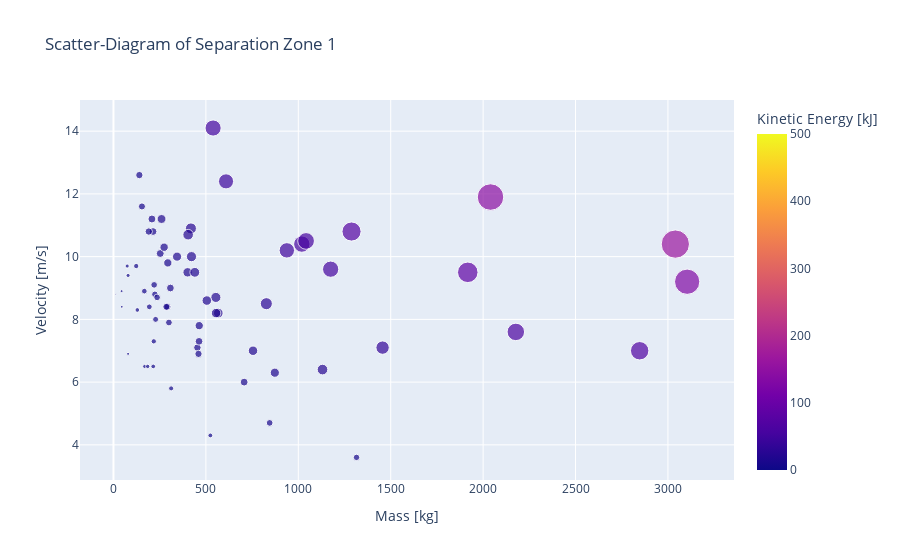
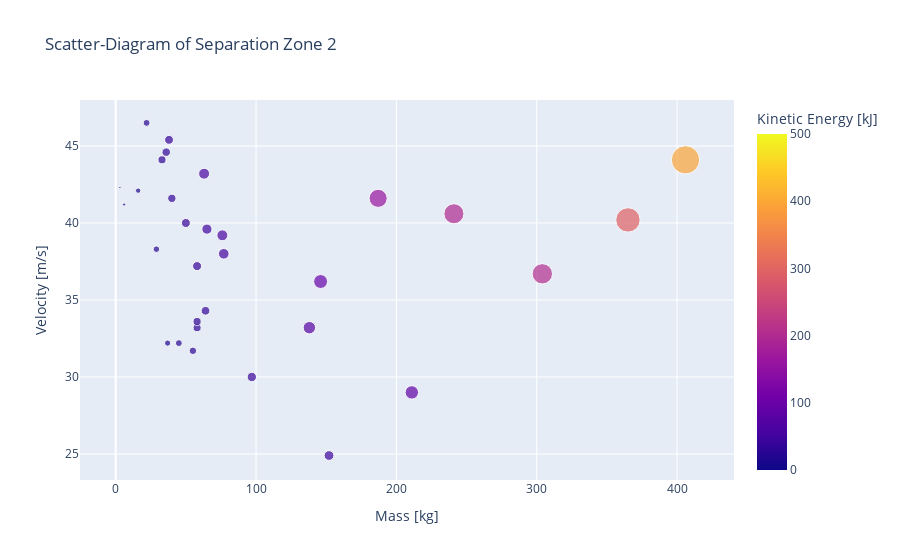

Write notebook code for charts like these, in order.
### Code cell
pl.show_scatter_stones(zone1, 1)
pl.show_scatter_stones(zone2, 2)

### Figure 1 — Plotly figure (JSON) as saved in the notebook; plotly's stock layout.template omitted (floating-point values rounded to 4 significant figures)
{"data": [{"hovertemplate": "Mass [kg]=%{x}<br>Velocity [m/s]=%{y}<br>Kinetic Energy [kJ]=%{marker.color}<extra></extra>", "legendgroup": "", "marker": {"color": [6.844, 8.673, 131.4, 7.296, 18.5, 4.542, 9.361, 55.11, 75.12, 17.2, 12.73, 48.79, 1.881, 16.31, 9.109, 12.9, 62.87, 29.88, 13.05, 3.49, 36.7, 14.11, 23.16, 11.11, 14.53, 0.4646, 24.89, 10.3, 3.57, 12.47, 164.4, 11.44, 20.97, 4.844, 5.787, 12.48, 3.481, 9.333, 19.06, 5.809, 46.82, 23.13, 57.44, 14.12, 86.5, 54.14, 8.521, 17.32, 18.67, 11.14, 8.931, 4.443, 18.66, 18.1, 19.86, 10.09, 10.36, 12.34, 53.58, 144.4, 10.95, 3.908, 21.1, 6.614, 69.75, 1.743, 1.588, 5.248], "coloraxis": "coloraxis", "size": [6.844, 8.673, 131.4, 7.296, 18.5, 4.542, 9.361, 55.11, 75.12, 17.2, 12.73, 48.79, 1.881, 16.31, 9.109, 12.9, 62.87, 29.88, 13.05, 3.49, 36.7, 14.11, 23.16, 11.11, 14.53, 0.4646, 24.89, 10.3, 3.57, 12.47, 164.4, 11.44, 20.97, 4.844, 5.787, 12.48, 3.481, 9.333, 19.06, 5.809, 46.82, 23.13, 57.44, 14.12, 86.5, 54.14, 8.521, 17.32, 18.67, 11.14, 8.931, 4.443, 18.66, 18.1, 19.86, 10.09, 10.36, 12.34, 53.58, 144.4, 10.95, 3.908, 21.1, 6.614, 69.75, 1.743, 1.588, 5.248], "sizemode": "area", "sizeref": 0.411, "symbol": "circle"}, "mode": "markers", "name": "", "orientation": "v", "showlegend": false, "type": "scatter", "x": [194, 224, 3104, 228, 755, 215, 300, 1019, 1288, 344, 707, 938, 79, 260, 220, 253, 2177, 827, 208, 79, 1456, 464, 1131, 140, 274, 12, 419, 292, 169, 308, 3040, 454, 554, 524, 123, 214, 74, 845, 567, 218, 609, 404, 1042, 294, 1917, 1175, 1315, 873, 505, 191, 236, 129, 555, 401, 440, 286, 154, 463, 539, 2040, 460, 185, 422, 167, 2847, 44, 45, 312], "xaxis": "x", "y": [8.4, 8.8, 9.2, 8, 7, 6.5, 7.9, 10.4, 10.8, 10, 6, 10.2, 6.9, 11.2, 9.1, 10.1, 7.6, 8.5, 11.2, 9.4, 7.1, 7.8, 6.4, 12.6, 10.3, 8.8, 10.9, 8.4, 6.5, 9, 10.4, 7.1, 8.7, 4.3, 9.7, 10.8, 9.7, 4.7, 8.2, 7.3, 12.4, 10.7, 10.5, 9.8, 9.5, 9.6, 3.6, 6.3, 8.6, 10.8, 8.7, 8.3, 8.2, 9.5, 9.5, 8.4, 11.6, 7.3, 14.1, 11.9, 6.9, 6.5, 10, 8.9, 7, 8.9, 8.4, 5.8], "yaxis": "y"}], "layout": {"coloraxis": {"cmax": 500, "cmin": 0, "colorbar": {"title": {"text": "Kinetic Energy [kJ]"}}, "colorscale": [[0, "#0d0887"], [0.1111, "#46039f"], [0.2222, "#7201a8"], [0.3333, "#9c179e"], [0.4444, "#bd3786"], [0.5556, "#d8576b"], [0.6667, "#ed7953"], [0.7778, "#fb9f3a"], [0.8889, "#fdca26"], [1, "#f0f921"]]}, "legend": {"itemsizing": "constant", "tracegroupgap": 0}, "title": {"text": "Scatter-Diagram of Separation Zone 1"}, "xaxis": {"anchor": "y", "domain": [0, 1], "title": {"text": "Mass [kg]"}}, "yaxis": {"anchor": "x", "domain": [0, 1], "title": {"text": "Velocity [m/s]"}}}}

### Figure 2 — Plotly figure (JSON) as saved in the notebook; plotly's stock layout.template omitted (floating-point values rounded to 4 significant figures)
{"data": [{"hovertemplate": "Mass [kg]=%{x}<br>Velocity [m/s]=%{y}<br>Kinetic Energy [kJ]=%{marker.color}<extra></extra>", "legendgroup": "", "marker": {"color": [39.16, 161.8, 35.8, 5.092, 50.97, 31.96, 294.9, 23.78, 95.66, 21.27, 34.61, 204.7, 32.09, 40, 55.59, 58.39, 76.05, 47.12, 198.6, 43.65, 19.18, 37.65, 27.63, 0, 23.33, 394.8, 32.74, 14.18, 88.73, 2.684, 58.79, 40.13], "coloraxis": "coloraxis", "size": [39.16, 161.8, 35.8, 5.092, 50.97, 31.96, 294.9, 23.78, 95.66, 21.27, 34.61, 204.7, 32.09, 40, 55.59, 58.39, 76.05, 47.12, 198.6, 43.65, 19.18, 37.65, 27.63, 0, 23.33, 394.8, 32.74, 14.18, 88.73, 2.684, 58.79, 40.13], "sizemode": "area", "sizeref": 0.987, "symbol": "circle"}, "mode": "markers", "name": "", "orientation": "v", "showlegend": false, "type": "scatter", "x": [38, 187, 36, 6, 65, 58, 365, 22, 146, 29, 40, 304, 33, 50, 77, 76, 138, 152, 241, 97, 37, 64, 55, 0, 45, 406, 58, 16, 211, 3, 63, 58], "xaxis": "x", "y": [45.4, 41.6, 44.6, 41.2, 39.6, 33.2, 40.2, 46.5, 36.2, 38.3, 41.6, 36.7, 44.1, 40, 38, 39.2, 33.2, 24.9, 40.6, 30, 32.2, 34.3, 31.7, 32.3, 32.2, 44.1, 33.6, 42.1, 29, 42.3, 43.2, 37.2], "yaxis": "y"}], "layout": {"coloraxis": {"cmax": 500, "cmin": 0, "colorbar": {"title": {"text": "Kinetic Energy [kJ]"}}, "colorscale": [[0, "#0d0887"], [0.1111, "#46039f"], [0.2222, "#7201a8"], [0.3333, "#9c179e"], [0.4444, "#bd3786"], [0.5556, "#d8576b"], [0.6667, "#ed7953"], [0.7778, "#fb9f3a"], [0.8889, "#fdca26"], [1, "#f0f921"]]}, "legend": {"itemsizing": "constant", "tracegroupgap": 0}, "title": {"text": "Scatter-Diagram of Separation Zone 2"}, "xaxis": {"anchor": "y", "domain": [0, 1], "title": {"text": "Mass [kg]"}}, "yaxis": {"anchor": "x", "domain": [0, 1], "title": {"text": "Velocity [m/s]"}}}}
